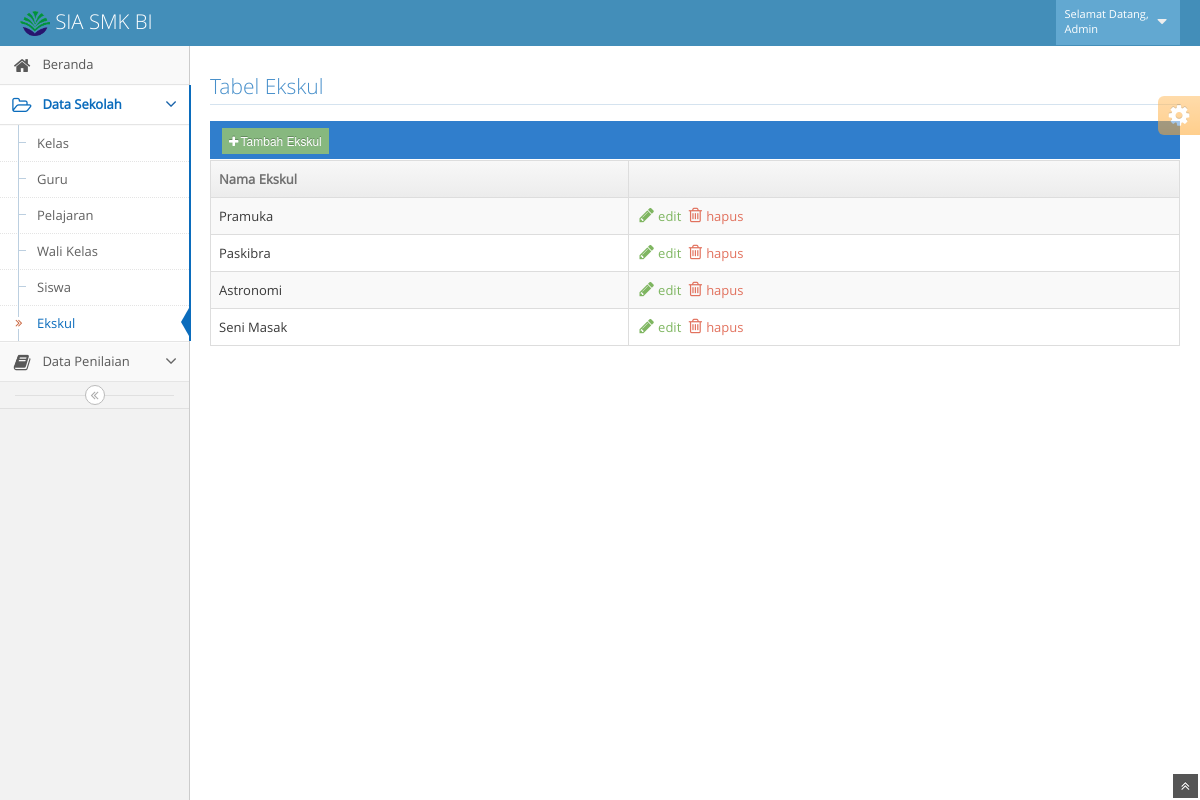
The page /admin/admin-ekskul.php (signed in) on the database its author committed.
### tables this page shows
CREATE TABLE `ekskul` (
  `kode_ekskul` int(4) NOT NULL,
  `nama_ekskul` varchar(30) NOT NULL
);

### admin/admin-ekskul.php (the view, shortened to what this page needs)
<?php
	include '../config.php';
	$user=$_SESSION['user'];
	$query="select nama_admin from administrator where user='$user'";
	$result=mysqli_query($koneksi,$query);
	while($data=mysqli_fetch_array($result)){
		$nama=$data['nama_admin'];
	}
?>
<!DOCTYPE html>
<html lang="en">
	<head>
		<link href="../assets/css/bootstrap.min.css" rel="stylesheet" />
		<link href="../assets/css/bootstrap-responsive.min.css" rel="stylesheet" />
		<link rel="stylesheet" href="../assets/css/font-awesome.min.css" />
		<link rel="stylesheet" href="../assets/css/chosen.css" />
		<link rel="stylesheet" href="../assets/css/ace-fonts.css" />
		<link rel="stylesheet" href="../assets/css/ace.min.css" />
		<link rel="stylesheet" href="../assets/css/ace-responsive.min.css" />
		<link rel="stylesheet" href="../assets/css/ace-skins.min.css" />
	</head>
	<body>
		<div class="navbar">
			<div class="navbar-inner">
				<div class="container-fluid">
					<a href="#" class="brand">
						<small>
							<img src="../assets/images/logobi-25.png" width="15%"/>
							SIA SMK BI
						</small>
					</a>
					<ul class="nav ace-nav pull-right">
						<li class="light-blue">
							<a data-toggle="dropdown" href="#" class="dropdown-toggle">
								<span class="user-info">
									<small>Selamat Datang,</small>
									<small><?php echo $nama ?></small>
								</span>
								<i class="icon-caret-down"></i>
							</a>
						</li>
					</ul>
				</div>
			</div>
		</div>
		<div class="main-container container-fluid">
			<div class="sidebar" id="sidebar">
				<ul class="nav nav-list">
					<li>
						<a href="admin.php">
							<i class="icon-home"></i>
							<span class="menu-text"> Beranda </span>
						</a>
					</li>
					<li class="active open">
						<a href="#" class="dropdown-toggle">
							<i class="icon-folder-open-alt "></i>
							<span class="menu-text"> Data Sekolah </span>
							<b class="arrow icon-angle-down"></b>
						</a>
						<ul class="submenu">
							<li>
								<a href="admin-kelas.php">
									<i class="icon-double-angle-right"></i>Kelas
								</a>
							</li>
							<li>
								<a href="admin-guru.php">
									<i class="icon-double-angle-right"></i>Guru
								</a>
							</li>
							<li>
								<a href="admin-pel.php">
									<i class="icon-double-angle-right"></i>Pelajaran
								</a>
							</li>
							<li>
								<a href="admin-wk.php">
									<i class="icon-double-angle-right"></i>Wali Kelas
								</a>
							</li>
							<li>
								<a href="admin-siswa.php">
									<i class="icon-double-angle-right"></i>Siswa
								</a>
							</li>
							<li class="active">
								<a href="admin-ekskul.php">
									<i class="icon-double-angle-right"></i>Ekskul
								</a>
							</li>
						</ul>
					</li>
					<li>
						<a href="#" class="dropdown-toggle">
							<i class="icon-book "></i>
							<span class="menu-text"> Data Penilaian </span>
							<b class="arrow icon-angle-down"></b>
						</a>
					</li>
				</ul>
				<div class="sidebar-collapse" id="sidebar-collapse">
					<i class="icon-double-angle-left"></i>
				</div>
			</div>
			<div class="main-content">
				<div class="page-content">
					<div class="row-fluid">
						<div class="span12">
							<div class="row-fluid">
								<a href="admin-ekskul.php" title="Refresh Halaman ini">
									<h3 class="header smaller lighter blue">Tabel Ekskul</h3>
								</a>
								<div class="table-header" >
									<a href="#modal-tambah" role="button"  data-toggle="modal">
										<button onclick="return false;" class="btn btn-mini btn-success" title="tambah data guru">
											<i class="icon-plus"></i>Tambah Ekskul
										</button>
									</a>
								</div>
								<table id="sample-table-2" class="table table-striped table-bordered table-hover">
									<thead>
										<tr>
											<th>Nama Ekskul</th>
											<th></th>
										</tr>
									</thead>
									<tbody>
										<tr>
											<?php
										    	include '../config.php';
											    $query="select * from ekskul";
										    	$result=mysqli_query($koneksi,$query);
										    	while ($data=mysqli_fetch_array($result)) {
										    		if ($data['kode_ekskul']>0) {
										    			echo "<td>".$data['nama_ekskul']."</td>";
												    	echo '<td class="td-actions">
																<div class="hidden-phone visible-desktop action-buttons">
																	<a class="green" href="lihatekskul.php?ke='.$data['kode_ekskul'].'" >
																		<i class="icon-pencil bigger-130"> </i> edit
																	</a>
																	<a class="red" href="hapusekskul.php?ke='.$data['kode_ekskul'].'">
																		<i class="icon-trash bigger-130"> </i> hapus
																	</a>
																</div>
																<div class="hidden-desktop visible-phone">
																	<div class="inline position-relative">
																		<button class="btn btn-minier btn-yellow dropdown-toggle" data-toggle="dropdown">
																			<i class="icon-caret-down icon-only bigger-120"></i>
																		</button>
																		<ul class="dropdown-menu dropdown-icon-only dropdown-yellow pull-right dropdown-caret dropdown-close">
																			<li>
																				<a href="lihatekskul.php?ke='.$data['kode_ekskul'].'" class="tooltip-success" data-rel="tooltip" title="Edit">
																					<span class="green">
																						<i class="icon-edit bigger-120"></i>
																					</span>
																				</a>
																			</li>
																			<li>
																				<a class="red" href="hapusekskul.php?ke='.$data['kode_ekskul'].'" class="tooltip-error" data-rel="tooltip" title="Hapus">
																					<span class="red">
																						<i class="icon-trash bigger-120"></i>
																					</span>
																				</a>
																			</li>
																		</ul>
																	</div>
																</div>
															</td>
														</tr>';
										    		}
										    	}
										    ?>
									</tbody>
								</table>
							</div>
						</div>
					</div>
				</div>
				<div class="ace-settings-container" id="ace-settings-container">
					<div class="btn btn-app btn-mini btn-warning ace-settings-btn" id="ace-settings-btn">
						<i class="icon-cog bigger-150"></i>
					</div>
				</div>
			</div>
		</div>
		<a href="#" id="btn-scroll-up" class="btn-scroll-up btn btn-small btn-inverse">
			<i class="icon-double-angle-up icon-only bigger-110" title="kembali ke atas"></i>
		</a>
	</body>
</html>

### rows shown on the page
ekskul: nama_ekskul "Pramuka"
ekskul: nama_ekskul "Paskibra"
ekskul: nama_ekskul "Astronomi"
ekskul: nama_ekskul "Seni Masak"

### other values the page prints
$nama "Admin"
